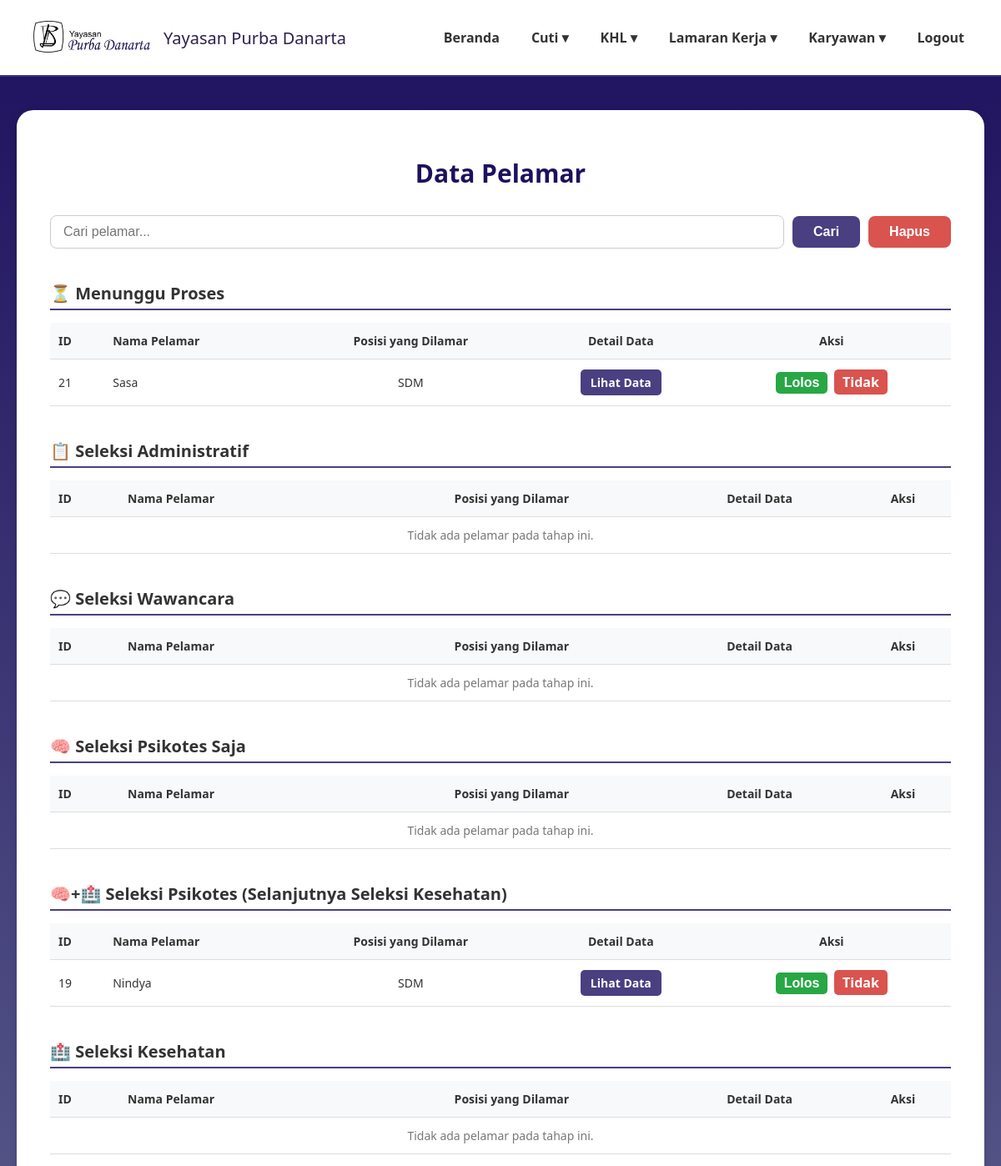
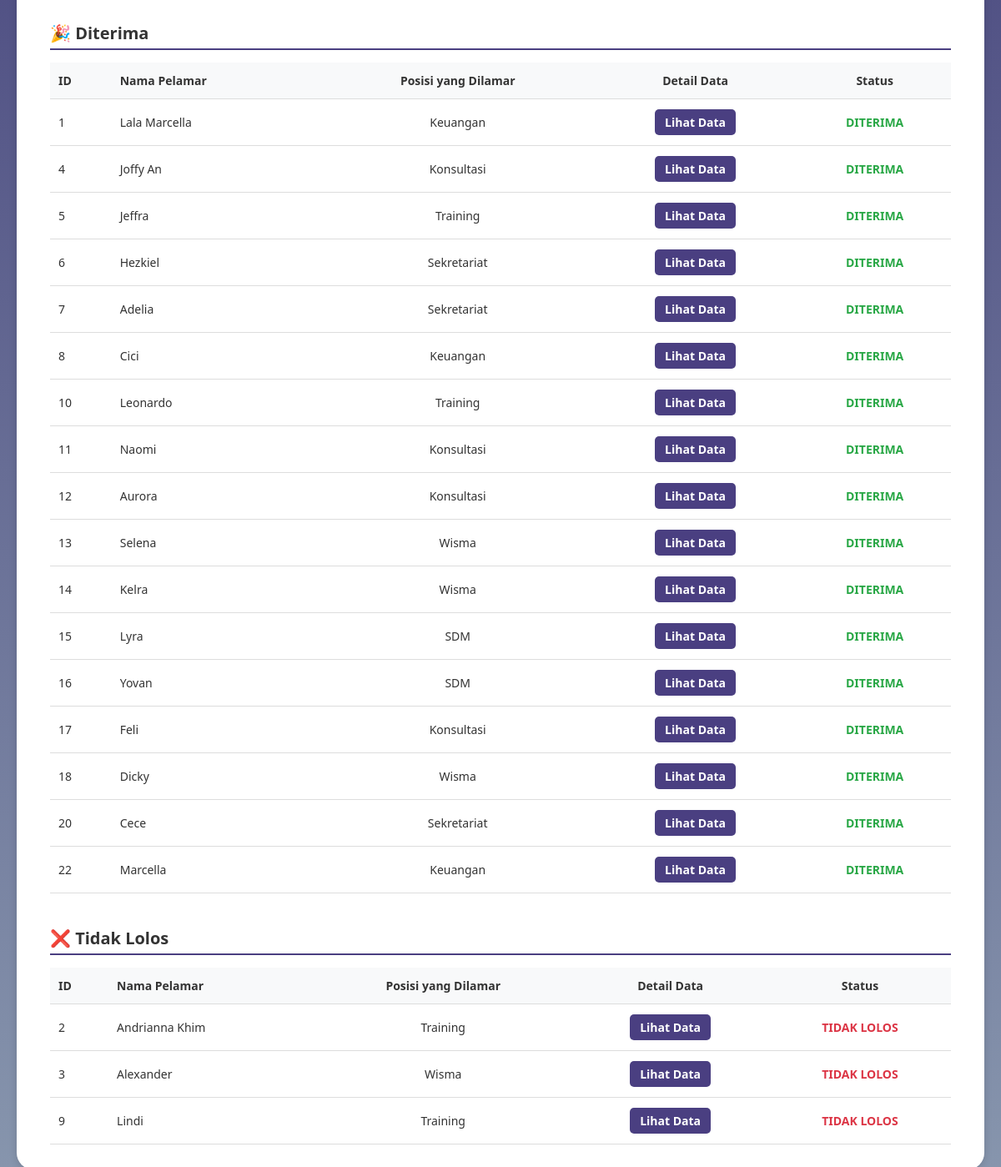
Before: /administrasi_pelamar.php with the older database file (2 pictures, top to bottom).
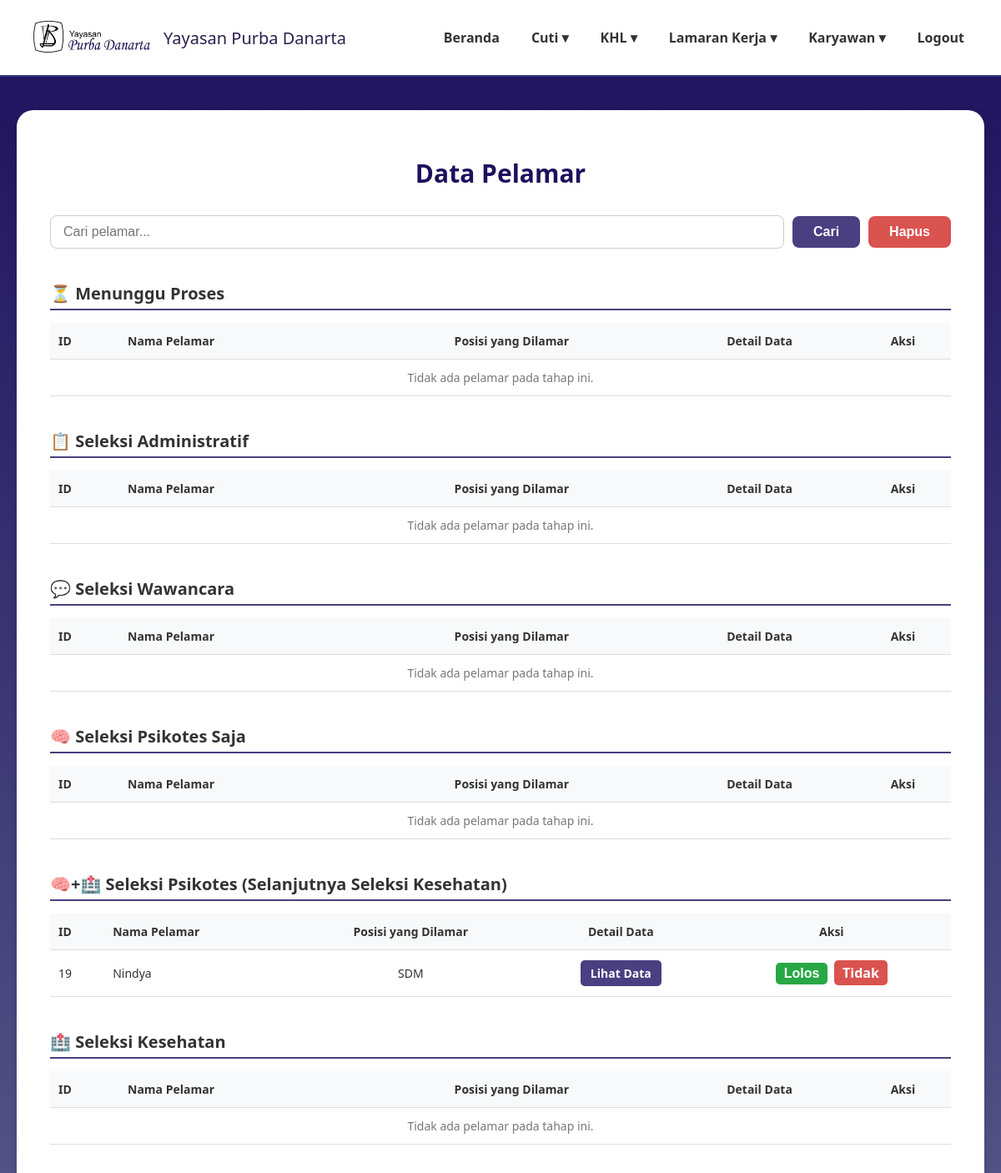
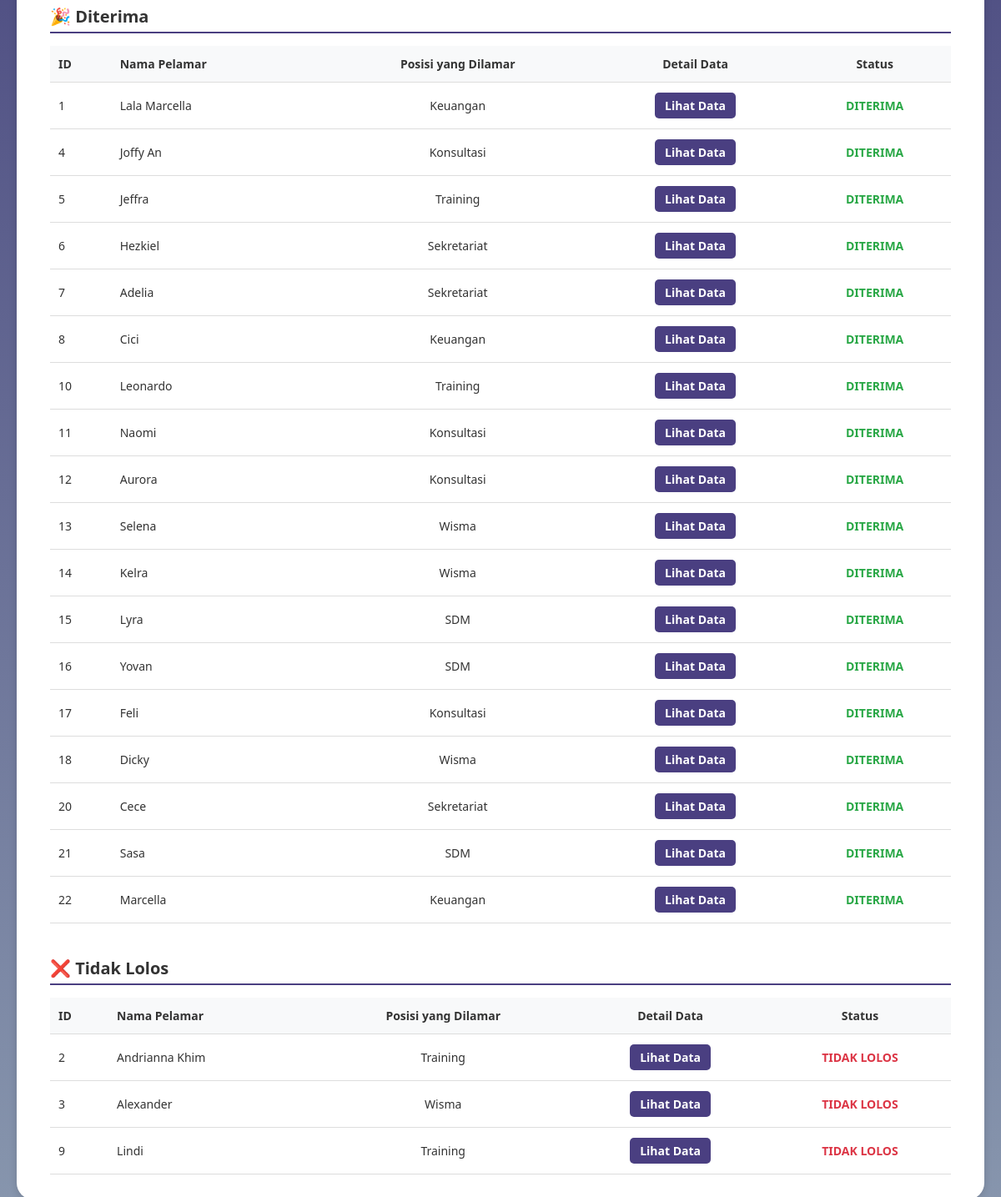
After: the same page with the newer database file (2 pictures, top to bottom).
### tables this page shows
CREATE TABLE `data_pelamar` (
  `id` int(11) NOT NULL,
  `user_id` int(11) NOT NULL,
  `nama_lengkap` varchar(100) DEFAULT NULL,
  `posisi_dilamar` varchar(100) DEFAULT NULL,
  `jenis_kelamin` varchar(20) DEFAULT NULL,
  `tempat_lahir` varchar(100) DEFAULT NULL,
  `tanggal_lahir` date DEFAULT NULL,
  `nik` varchar(50) DEFAULT NULL,
  `alamat_rumah` text DEFAULT NULL,
  `alamat_domisili` text DEFAULT NULL,
  `no_telp` varchar(20) DEFAULT NULL,
  `email` varchar(100) DEFAULT NULL,
  `agama` varchar(50) DEFAULT NULL,
  `kontak_darurat` varchar(50) DEFAULT NULL,
  `pendidikan_terakhir` varchar(50) DEFAULT NULL,
  `surat_lamaran` varchar(255) DEFAULT NULL,
  `cv` varchar(255) DEFAULT NULL,
  `photo_formal` varchar(255) DEFAULT NULL,
  `ijazah_transkrip` varchar(255) DEFAULT NULL,
  `berkas_pendukung` varchar(255) DEFAULT NULL,
  `ktp` varchar(255) DEFAULT NULL,
  `status` varchar(50) DEFAULT 'Menunggu Proses',
  `status_seleksi` varchar(100) DEFAULT 'Proses seleksi sedang berlangsung',
  `pengumuman` text DEFAULT 'Belum ada pengumuman saat ini.',
  `created_at` timestamp NOT NULL DEFAULT current_timestamp()
);

### administrasi_pelamar.php (the view, shortened to what the changed rows need)
<?php
require 'config.php';
$search_keyword = '';
function getApplicantsByStatus($conn, $status, $search_keyword = '') {
    if (!empty($search_keyword)) {
        $sql = "SELECT id, nama_lengkap, posisi_dilamar, no_telp, email, status
                FROM data_pelamar
                WHERE status = ? AND (nama_lengkap LIKE ? OR posisi_dilamar LIKE ?)";
        $stmt = $conn->prepare($sql);
        $search_term = "%$search_keyword%";
        $stmt->bind_param("sss", $status, $search_term, $search_term);
    } else {
        $sql = "SELECT id, nama_lengkap, posisi_dilamar, no_telp, email, status
                FROM data_pelamar
                WHERE status = ?";
        $stmt = $conn->prepare($sql);
        $stmt->bind_param("s", $status);
    }
    $stmt->execute();
    return $stmt->get_result();
}
$pelamarMenunggu = getApplicantsByStatus($conn, 'Menunggu Proses', $search_keyword);
$pelamarPsikotesKesehatan = getApplicantsByStatus($conn, 'Seleksi Psikotes & Kesehatan', $search_keyword);
$pelamarDiterima = getApplicantsByStatus($conn, 'Diterima', $search_keyword);
$pelamarTidakLolos = getApplicantsByStatus($conn, 'Tidak Lolos', $search_keyword);
?>
<!DOCTYPE html>
<html lang="id">
<head>
</head>
<body>
<main>
    <div class="card">
        <h2 class="page-title">Data Pelamar</h2>
        <table class="data-table">
            <thead>
                <tr>
                    <th class="text-left">ID</th>
                    <th class="text-left">Nama Pelamar</th>
                    <th>Posisi yang Dilamar</th>
                    <th>Detail Data</th>
                    <th>Aksi</th>
                </tr>
            </thead>
            <tbody>
                <?php if ($pelamarMenunggu->num_rows > 0): ?>
                    <?php while($row = $pelamarMenunggu->fetch_assoc()): ?>
                    <tr>
                        <td class="text-left"><?= $row['id'] ?></td>
                        <td class="text-left"><?= htmlspecialchars($row['nama_lengkap']) ?></td>
                        <td><?= htmlspecialchars($row['posisi_dilamar']) ?></td>
                        <td><a href="detail_pelamar.php?id=<?= $row['id'] ?>" class="btn-aksi btn-lihat">Lihat Data</a></td>
                        <td>
                            <button onclick="bukaModal('<?= $row['id'] ?>', '<?= $row['status'] ?>', '<?= htmlspecialchars(addslashes($row['nama_lengkap'])) ?>')" class="btn-aksi btn-lolos">Lolos</button>
                            <a href="?action=tidak&id=<?= $row['id'] ?>&current_status=<?= $row['status'] ?>" class="btn-aksi btn-tidak">Tidak</a>
                        </td>
                    </tr>
                    <?php endwhile; ?>
                <?php else: ?>
                    <tr><td colspan="5" class="no-data">Tidak ada pelamar pada tahap ini.</td></tr>
                <?php endif; ?>
            </tbody>
        </table>
        <table class="data-table">
            <thead>
                <tr>
                    <th class="text-left">ID</th>
                    <th class="text-left">Nama Pelamar</th>
                    <th>Posisi yang Dilamar</th>
                    <th>Detail Data</th>
                    <th>Aksi</th>
                </tr>
            </thead>
        </table>
        <table class="data-table">
            <thead>
                <tr>
                    <th class="text-left">ID</th>
                    <th class="text-left">Nama Pelamar</th>
                    <th>Posisi yang Dilamar</th>
                    <th>Detail Data</th>
                    <th>Aksi</th>
                </tr>
            </thead>
        </table>
        <table class="data-table">
            <thead>
                <tr>
                    <th class="text-left">ID</th>
                    <th class="text-left">Nama Pelamar</th>
                    <th>Posisi yang Dilamar</th>
                    <th>Detail Data</th>
                    <th>Aksi</th>
                </tr>
            </thead>
        </table>
        <table class="data-table">
            <thead>
                <tr>
                    <th class="text-left">ID</th>
                    <th class="text-left">Nama Pelamar</th>
                    <th>Posisi yang Dilamar</th>
                    <th>Detail Data</th>
                    <th>Aksi</th>
                </tr>
            </thead>
            <tbody>
                <?php if ($pelamarPsikotesKesehatan->num_rows > 0): ?>
                    <?php while($row = $pelamarPsikotesKesehatan->fetch_assoc()): ?>
                    <tr>
                        <td class="text-left"><?= $row['id'] ?></td>
                        <td class="text-left"><?= htmlspecialchars($row['nama_lengkap']) ?></td>
                        <td><?= htmlspecialchars($row['posisi_dilamar']) ?></td>
                        <td><a href="detail_pelamar.php?id=<?= $row['id'] ?>" class="btn-aksi btn-lihat">Lihat Data</a></td>
                        <td>
                             <button onclick="bukaModal('<?= $row['id'] ?>', '<?= $row['status'] ?>', '<?= htmlspecialchars(addslashes($row['nama_lengkap'])) ?>')" class="btn-aksi btn-lolos">Lolos</button>
                            <a href="?action=tidak&id=<?= $row['id'] ?>&current_status=<?= $row['status'] ?>" class="btn-aksi btn-tidak">Tidak</a>
                        </td>
                    </tr>
                    <?php endwhile; ?>
                <?php else: ?>
                    <tr><td colspan="5" class="no-data">Tidak ada pelamar pada tahap ini.</td></tr>
                <?php endif; ?>
            </tbody>
        </table>
        <table class="data-table">
            <thead>
                <tr>
                    <th class="text-left">ID</th>
                    <th class="text-left">Nama Pelamar</th>
                    <th>Posisi yang Dilamar</th>
                    <th>Detail Data</th>
                    <th>Aksi</th>
                </tr>
            </thead>
        </table>
        <table class="data-table">
            <thead>
                <tr>
                    <th class="text-left">ID</th>
                    <th class="text-left">Nama Pelamar</th>
                    <th>Posisi yang Dilamar</th>
                    <th>Detail Data</th>
                    <th>Status</th>
                </tr>
            </thead>
            <tbody>
                 <?php if ($pelamarDiterima->num_rows > 0): ?>
                    <?php while($row = $pelamarDiterima->fetch_assoc()): ?>
                    <tr>
                        <td class="text-left"><?= $row['id'] ?></td>
                        <td class="text-left"><?= htmlspecialchars($row['nama_lengkap']) ?></td>
                        <td><?= htmlspecialchars($row['posisi_dilamar']) ?></td>
                        <td><a href="detail_pelamar.php?id=<?= $row['id'] ?>" class="btn-aksi btn-lihat">Lihat Data</a></td>
                        <td><span style="color: #28a745; font-weight: bold;">DITERIMA</span></td>
                    </tr>
                    <?php endwhile; ?>
                <?php else: ?>
                    <tr><td colspan="5" class="no-data">Tidak ada pelamar yang diterima.</td></tr>
                <?php endif; ?>
            </tbody>
        </table>
        <table class="data-table">
            <thead>
                <tr>
                    <th class="text-left">ID</th>
                    <th class="text-left">Nama Pelamar</th>
                    <th>Posisi yang Dilamar</th>
                    <th>Detail Data</th>
                    <th>Status</th>
                </tr>
            </thead>
            <tbody>
                 <?php if ($pelamarTidakLolos->num_rows > 0): ?>
                    <?php while($row = $pelamarTidakLolos->fetch_assoc()): ?>
                    <tr>
                        <td class="text-left"><?= $row['id'] ?></td>
                        <td class="text-left"><?= htmlspecialchars($row['nama_lengkap']) ?></td>
                        <td><?= htmlspecialchars($row['posisi_dilamar']) ?></td>
                        <td><a href="detail_pelamar.php?id=<?= $row['id'] ?>" class="btn-aksi btn-lihat">Lihat Data</a></td>
                        <td><span style="color: #dc3545; font-weight: bold;">TIDAK LOLOS</span></td>
                    </tr>
                    <?php endwhile; ?>
                <?php else: ?>
                    <tr><td colspan="5" class="no-data">Tidak ada pelamar yang tidak lolos.</td></tr>
                <?php endif; ?>
            </tbody>
        </table>
    </div>
</main>
</body>
</html>

Changed rows visible on the page:
changed data_pelamar "Sasa": moves from the list under "⏳ Menunggu Proses" to the list under "🎉 Diterima"
Other visible differences:
text now shown: "Tidak ada pelamar pada tahap ini."
